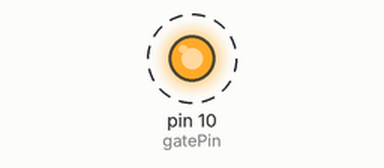
Simulated run of this sketch. Board: Arduino Uno, built with avr-gcc and run on an emulated ATmega328P. On the bench: output pins drawn as LEDs (lit = HIGH). Dashed ring = blinking.

Above: at 0.5 s.
Timing chart, 0 to 4.6 s (numbered marks = the images above):
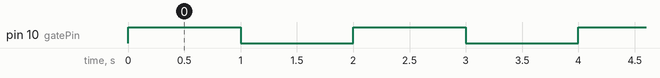

The sketch:

IRF3205.ino
```cpp
#define gatePin 10

// the setup function runs once when you press reset or power the board
void setup() {
  Serial.begin(9600);
//  Serial.println("Battery Capacity Checker v1.1");
//  Serial.println("battVolt   current     mAh");

  pinMode(gatePin, OUTPUT);
  digitalWrite(gatePin, LOW);
}

// the loop function runs over and over again forever
void loop() {
digitalWrite(gatePin, HIGH);
delay(1000);
digitalWrite(gatePin, LOW);
delay(1000);
}
```

Measured:
- by itself, pin 10 (gatePin): alternates HIGH for 1.0 s and LOW for 1.0 s
